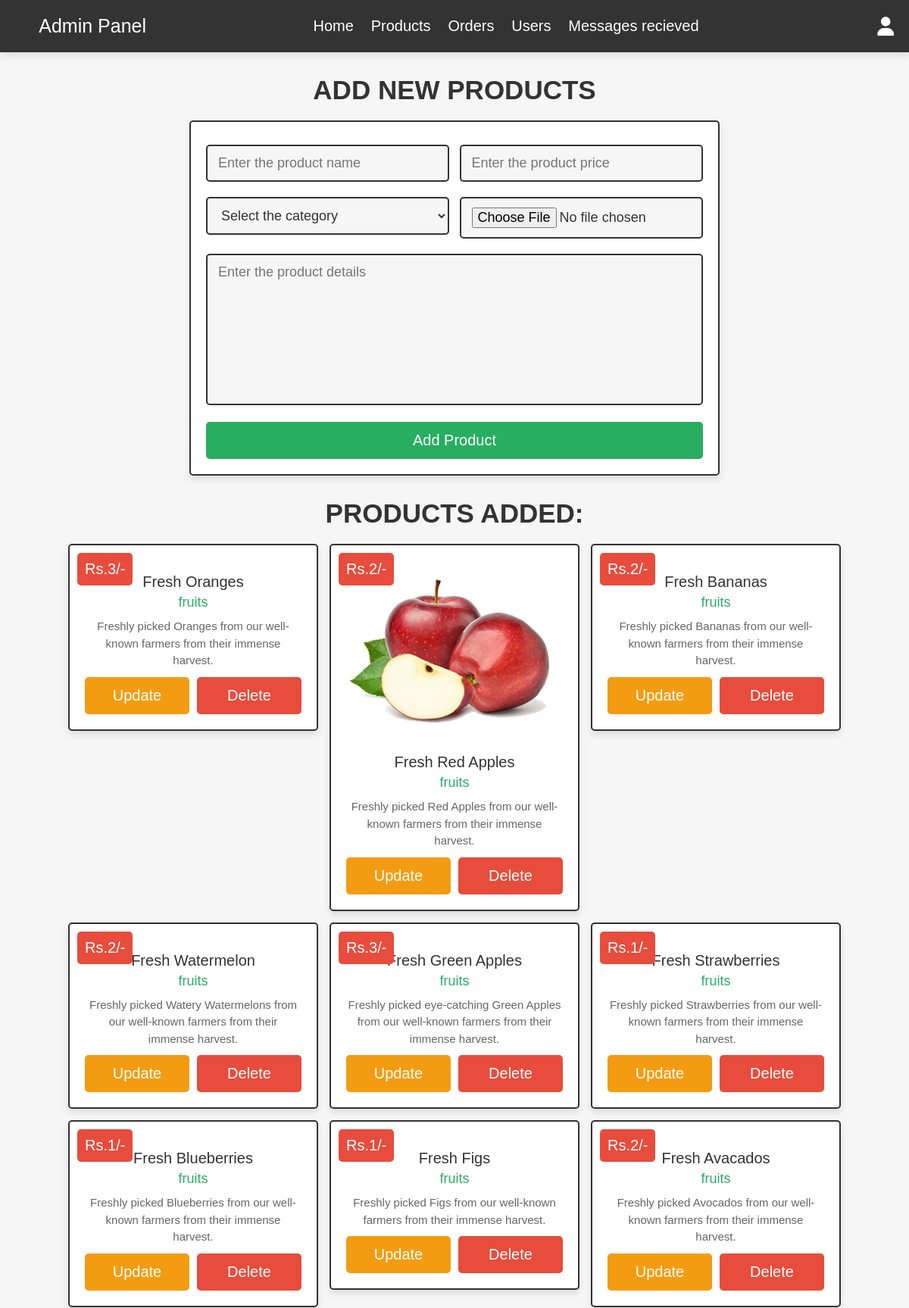
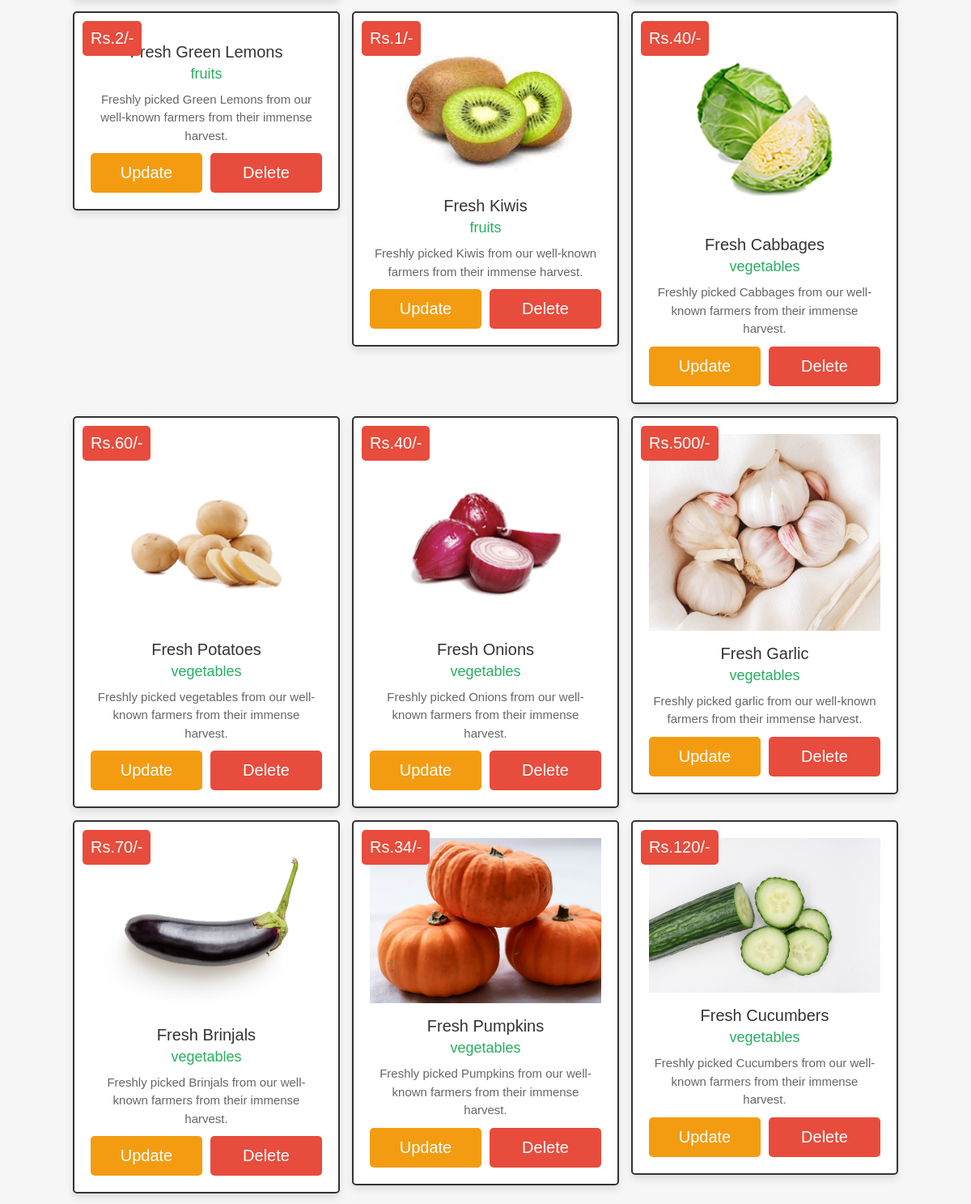
/admin_products.php (signed in, upper part), run on the app's committed database (2 pictures, top to bottom).
### tables this page shows
CREATE TABLE `products` (
  `id` int(100) NOT NULL,
  `name` varchar(100) NOT NULL,
  `category` varchar(20) NOT NULL,
  `details` varchar(500) NOT NULL,
  `price` int(100) NOT NULL,
  `image` varchar(100) NOT NULL
);

### admin_products.php (the view, shortened to what this page needs)
<?php
@include 'config.php';
?>
<!DOCTYPE html>
<html lang="en">
<head>
   <link rel="stylesheet" href="https://cdnjs.cloudflare.com/ajax/libs/font-awesome/6.1.1/css/all.min.css">
   <link rel="stylesheet" href="css/admin_style.css">
</head>
<body>
<?php include 'admin_header.php'; ?>
<section class="add-products">
   <h1 class="title">Add New Products</h1>
   <form action="" method="POST" enctype="multipart/form-data">
      <div class="flex">
         <div class="inputBox">
         <input type="text" name="name" class="box" required placeholder="Enter the product name">
         <select name="category" class="box" required>
            <option value="" selected disabled>Select the category</option>
         </select>
         </div>
         <div class="inputBox">
         <input type="number" min="0" name="price" class="box" required placeholder="Enter the product price">
         <input type="file" name="image" required class="box" accept="image/jpg, image/jpeg, image/png">
         </div>
      </div>
      <textarea name="details" class="box" required placeholder="Enter the product details" cols="30" rows="10"></textarea>
      <input type="submit" class="btn" value="add product" name="add_product">
   </form>
</section>
<section class="show-products">
   <h1 class="title">Products added:</h1>
   <div class="box-container">
   <?php
      $show_products = $conn->prepare("SELECT * FROM `products`");
      $show_products->execute();
      if($show_products->rowCount() > 0){
         while($fetch_products = $show_products->fetch(PDO::FETCH_ASSOC)){
   ?>
   <div class="box">
      <div class="price">Rs.<?= $fetch_products['price']; ?>/-</div>
      <img src="uploaded_img/<?= $fetch_products['image']; ?>" alt="">
      <div class="name"><?= $fetch_products['name']; ?></div>
      <div class="cat"><?= $fetch_products['category']; ?></div>
      <div class="details"><?= $fetch_products['details']; ?></div>
      <div class="flex-btn">
         <a href="admin_update_product.php?update=<?= $fetch_products['id']; ?>" class="option-btn">update</a>
         <a href="admin_products.php?delete=<?= $fetch_products['id']; ?>" class="delete-btn" onclick="return confirm('delete this product?');">delete</a>
      </div>
   </div>
   <?php
      }
   }else{
      echo '<p class="empty">now products added yet!</p>';
   }
   ?>
   </div>
</section>
</body>
</html>

### css/admin_style.css (style rules this page uses)
.add-products form { max-width: 70rem; padding:2rem; margin:0 auto; text-align: center; border:var(--border); box-shadow: var(--box-shadow); background-color: var(--white); border-radius: .5rem; }
.add-products form .flex { display: flex; justify-content: space-between; flex-wrap: wrap; }
.add-products form .flex .inputBox { width: 49%; }
.add-products form .box { width: 100%; margin:1rem 0; padding:1.2rem 1.4rem; font-size: 1.8rem; color:var(--black); border-radius: .5rem; background-color: var(--light-bg); border:var(--border); }
.add-products form textarea { height: 20rem; resize: none; }
.show-products { padding-top: 0; }
.show-products .box-container { display: grid; grid-template-columns: repeat(auto-fit, 33rem); gap:1.5rem; align-items: flex-start; justify-content:center; }
.show-products .box-container .box { text-align: center; border:var(--border); box-shadow: var(--box-shadow); background-color: var(--white); border-radius: .5rem; padding:2rem; position: relative; }
.show-products .box-container .box .price { position: absolute; top:1rem; left:1rem; padding:1rem; font-size: 2rem; color:var(--white); background-color: var(--red); border-radius: .5rem; }
.show-products .box-container .box img { width: 100%; margin-bottom: 1rem; }
.show-products .box-container .box .name { margin:.5rem 0; font-size: 2rem; color:var(--black); }
.show-products .box-container .box .cat { font-size: 1.8rem; color:var(--green); }
.show-products .box-container .box .details { padding-top: 1rem; font-size: 1.5rem; line-height: 1.5; color:var(--light-color); }

### css/components.css (style rules this page uses)
:root { --green:#27ae60; --orange:#f39c12; --red:#e74c3c; --black:#333; --light-color:#666; --white:#fff; --light-bg:#f6f6f6; --border:.2rem solid var(--black); --box-shadow:0 .5rem 1rem rgba(0,0,0,.1); }
* { font-family: 'Rubik', sans-serif; margin:0; padding:0; box-sizing: border-box; outline: none; border:none; text-decoration: none; color:var(--black); }
body { background-color: var(--light-bg); }
html { font-size: 62.5%; overflow-x: hidden; scroll-behavior: smooth; scroll-padding-top: 6.5rem; }
section { padding:3rem 2rem; max-width: 1200px; margin:0 auto; }
.btn, .delete-btn, .option-btn { display: block; width: 100%; margin-top: 1rem; border-radius: .5rem; color:var(--white); font-size: 2rem; padding:1.3rem 3rem; text-transform: capitalize; cursor: pointer; text-align: center; }
.btn { background-color: var(--green); }
.delete-btn { background-color: var(--red); }
.option-btn { background-color: var(--orange); }
.flex-btn { display: flex; flex-wrap: wrap; gap:1rem; }
.flex-btn > * { flex:1; }
.title { text-align: center; margin-bottom: 2rem; text-transform: uppercase; color:var(--black); font-size: 3.5rem; }

### data on the page
products: price "3", name "Fresh Oranges", category "fruits", details "Freshly picked Oranges from our well-known farmers from their immense harvest."
products: price "2", image (picture), name "Fresh Red Apples", category "fruits", details "Freshly picked Red Apples from our well-known farmers from their immense harvest."
products: price "2", name "Fresh Bananas", category "fruits", details "Freshly picked Bananas from our well-known farmers from their immense harvest."
products: price "2", name "Fresh Watermelon", category "fruits", details "Freshly picked Watery Watermelons from our well-known farmers from their immense harvest."
products: price "3", name "Fresh Green Apples", category "fruits", details "Freshly picked eye-catching Green Apples from our well-known farmers from their immense harvest."
products: price "1", name "Fresh Strawberries", category "fruits", details "Freshly picked Strawberries from our well-known farmers from their immense harvest."
products: price "1", name "Fresh Blueberries", category "fruits", details "Freshly picked Blueberries from our well-known farmers from their immense harvest."
products: price "1", name "Fresh Figs", category "fruits", details "Freshly picked Figs from our well-known farmers from their immense harvest."
products: price "2", name "Fresh Avacados", category "fruits", details "Freshly picked Avocados from our well-known farmers from their immense harvest."
products: price "2", name "Fresh Green Lemons", category "fruits", details "Freshly picked Green Lemons from our well-known farmers from their immense harvest."
products: price "1", image (picture), name "Fresh Kiwis", category "fruits", details "Freshly picked Kiwis from our well-known farmers from their immense harvest."
products: price "40", image (picture), name "Fresh Cabbages", category "vegetables", details "Freshly picked Cabbages from our well-known farmers from their immense harvest."
products: price "60", image (picture), name "Fresh Potatoes", category "vegetables", details "Freshly picked vegetables from our well-known farmers from their immense harvest."
products: price "40", image (picture), name "Fresh Onions", category "vegetables", details "Freshly picked Onions from our well-known farmers from their immense harvest."
products: price "500", image (picture), name "Fresh Garlic", category "vegetables", details "Freshly picked garlic from our well-known farmers from their immense harvest."
products: price "70", image (picture), name "Fresh Brinjals", category "vegetables", details "Freshly picked Brinjals from our well-known farmers from their immense harvest."
products: price "34", image (picture), name "Fresh Pumpkins", category "vegetables", details "Freshly picked Pumpkins from our well-known farmers from their immense harvest."
products: price "120", image (picture), name "Fresh Cucumbers", category "vegetables", details "Freshly picked Cucumbers from our well-known farmers from their immense harvest."
